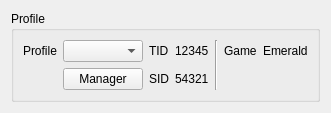
<?xml version="1.0" encoding="UTF-8"?>
<ui version="4.0">
 <class>ProfileDisplay3</class>
 <widget class="QWidget" name="ProfileDisplay3">
  <property name="geometry">
   <rect>
    <x>0</x>
    <y>0</y>
    <width>307</width>
    <height>106</height>
   </rect>
  </property>
  <property name="windowTitle">
   <string>Profile Display 3</string>
  </property>
  <layout class="QHBoxLayout" name="horizontalLayout">
   <item>
    <widget class="QGroupBox" name="groupBoxProfile">
     <property name="title">
      <string>Profile</string>
     </property>
     <layout class="QGridLayout" name="gridLayout">
      <item row="0" column="0">
       <widget class="QLabel" name="label">
        <property name="text">
         <string>Profile</string>
        </property>
       </widget>
      </item>
      <item row="0" column="1">
       <widget class="QComboBox" name="comboBoxProfiles"/>
      </item>
      <item row="1" column="1">
       <widget class="QPushButton" name="pushButtonProfileManager">
        <property name="text">
         <string>Manager</string>
        </property>
       </widget>
      </item>
      <item row="0" column="2">
       <widget class="QLabel" name="labelTID">
        <property name="text">
         <string>TID</string>
        </property>
       </widget>
      </item>
      <item row="0" column="3">
       <widget class="QLabel" name="labelTIDValue">
        <property name="text">
         <string notr="true">12345</string>
        </property>
       </widget>
      </item>
      <item row="1" column="2">
       <widget class="QLabel" name="labelSID">
        <property name="text">
         <string>SID</string>
        </property>
       </widget>
      </item>
      <item row="1" column="3">
       <widget class="QLabel" name="labelSIDValue">
        <property name="text">
         <string notr="true">54321</string>
        </property>
       </widget>
      </item>
      <item row="0" column="4" rowspan="2">
       <widget class="Line" name="line">
        <property name="orientation">
         <enum>Qt::Orientation::Vertical</enum>
        </property>
       </widget>
      </item>
      <item row="0" column="5">
       <widget class="QLabel" name="labelGame">
        <property name="text">
         <string>Game</string>
        </property>
       </widget>
      </item>
      <item row="0" column="6">
       <widget class="QLabel" name="labelGameValue">
        <property name="text">
         <string>Emerald</string>
        </property>
       </widget>
      </item>
     </layout>
    </widget>
   </item>
  </layout>
 </widget>
 <resources/>
 <connections/>
</ui>
